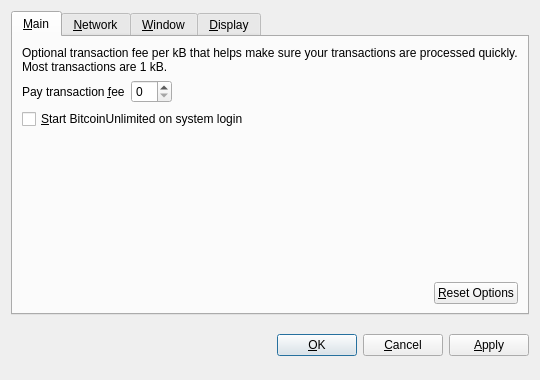
<?xml version="1.0" encoding="UTF-8"?>
<ui version="4.0">
 <class>OptionsDialog</class>
 <widget class="QDialog" name="OptionsDialog">
  <property name="geometry">
   <rect>
    <x>0</x>
    <y>0</y>
    <width>540</width>
    <height>380</height>
   </rect>
  </property>
  <property name="windowTitle">
   <string>Options</string>
  </property>
  <property name="modal">
   <bool>true</bool>
  </property>
  <layout class="QVBoxLayout" name="verticalLayout">
   <item>
    <widget class="QTabWidget" name="tabWidget">
     <property name="tabPosition">
      <enum>QTabWidget::North</enum>
     </property>
     <property name="currentIndex">
      <number>0</number>
     </property>
     <widget class="QWidget" name="tabMain">
      <attribute name="title">
       <string>&amp;Main</string>
      </attribute>
      <layout class="QVBoxLayout" name="verticalLayout_Main">
       <item>
        <widget class="QLabel" name="transactionFeeInfoLabel">
         <property name="text">
          <string>Optional transaction fee per kB that helps make sure your transactions are processed quickly. Most transactions are 1 kB.</string>
         </property>
         <property name="textFormat">
          <enum>Qt::PlainText</enum>
         </property>
         <property name="wordWrap">
          <bool>true</bool>
         </property>
        </widget>
       </item>
       <item>
        <layout class="QHBoxLayout" name="horizontalLayout_1_Main">
         <item>
          <widget class="QLabel" name="transactionFeeLabel">
           <property name="text">
            <string>Pay transaction &amp;fee</string>
           </property>
           <property name="textFormat">
            <enum>Qt::PlainText</enum>
           </property>
           <property name="buddy">
            <cstring>transactionFee</cstring>
           </property>
          </widget>
         </item>
         <item>
          <widget class="BitcoinAmountField" name="transactionFee"/>
         </item>
         <item>
          <spacer name="horizontalSpacer_1_Main">
           <property name="orientation">
            <enum>Qt::Horizontal</enum>
           </property>
           <property name="sizeHint" stdset="0">
            <size>
             <width>40</width>
             <height>20</height>
            </size>
           </property>
          </spacer>
         </item>
        </layout>
       </item>
       <item>
        <widget class="QCheckBox" name="bitcoinAtStartup">
         <property name="toolTip">
          <string>Automatically start BitcoinUnlimited after logging in to the system.</string>
         </property>
         <property name="text">
          <string>&amp;Start BitcoinUnlimited on system login</string>
         </property>
        </widget>
       </item>
       <item>
        <spacer name="verticalSpacer_Main">
         <property name="orientation">
          <enum>Qt::Vertical</enum>
         </property>
         <property name="sizeHint" stdset="0">
          <size>
           <width>20</width>
           <height>40</height>
          </size>
         </property>
        </spacer>
       </item>
       <item>
        <layout class="QHBoxLayout" name="horizontalLayout_2_Main">
         <item>
          <spacer name="horizontalSpacer_2_Main">
           <property name="orientation">
            <enum>Qt::Horizontal</enum>
           </property>
           <property name="sizeHint" stdset="0">
            <size>
             <width>40</width>
             <height>20</height>
            </size>
           </property>
          </spacer>
         </item>
         <item>
          <widget class="QPushButton" name="resetButton">
           <property name="toolTip">
            <string>Reset all client options to default.</string>
           </property>
           <property name="text">
            <string>&amp;Reset Options</string>
           </property>
           <property name="autoDefault">
            <bool>false</bool>
           </property>
          </widget>
         </item>
        </layout>
       </item>
      </layout>
     </widget>
     <widget class="QWidget" name="tabNetwork">
      <attribute name="title">
       <string>&amp;Network</string>
      </attribute>
      <layout class="QVBoxLayout" name="verticalLayout_Network">
       <item>
        <widget class="QCheckBox" name="mapPortUpnp">
         <property name="toolTip">
          <string>Automatically open the BitcoinUnlimited client port on the router. This only works when your router supports UPnP and it is enabled.</string>
         </property>
         <property name="text">
          <string>Map port using &amp;UPnP</string>
         </property>
        </widget>
       </item>
       <item>
        <widget class="QCheckBox" name="connectSocks">
         <property name="toolTip">
          <string>Connect to the BitcoinUnlimited network through a SOCKS proxy (e.g. when connecting through Tor).</string>
         </property>
         <property name="text">
          <string>&amp;Connect through SOCKS proxy:</string>
         </property>
        </widget>
       </item>
       <item>
        <layout class="QHBoxLayout" name="horizontalLayout_Network">
         <item>
          <widget class="QLabel" name="proxyIpLabel">
           <property name="text">
            <string>Proxy &amp;IP:</string>
           </property>
           <property name="textFormat">
            <enum>Qt::PlainText</enum>
           </property>
           <property name="buddy">
            <cstring>proxyIp</cstring>
           </property>
          </widget>
         </item>
         <item>
          <widget class="QValidatedLineEdit" name="proxyIp">
           <property name="maximumSize">
            <size>
             <width>140</width>
             <height>16777215</height>
            </size>
           </property>
           <property name="toolTip">
            <string>IP address of the proxy (e.g. 127.0.0.1)</string>
           </property>
          </widget>
         </item>
         <item>
          <widget class="QLabel" name="proxyPortLabel">
           <property name="text">
            <string>&amp;Port:</string>
           </property>
           <property name="textFormat">
            <enum>Qt::PlainText</enum>
           </property>
           <property name="buddy">
            <cstring>proxyPort</cstring>
           </property>
          </widget>
         </item>
         <item>
          <widget class="QLineEdit" name="proxyPort">
           <property name="maximumSize">
            <size>
             <width>55</width>
             <height>16777215</height>
            </size>
           </property>
           <property name="toolTip">
            <string>Port of the proxy (e.g. 9050)</string>
           </property>
          </widget>
         </item>
         <item>
          <widget class="QLabel" name="socksVersionLabel">
           <property name="text">
            <string>SOCKS &amp;Version:</string>
           </property>
           <property name="textFormat">
            <enum>Qt::PlainText</enum>
           </property>
           <property name="buddy">
            <cstring>socksVersion</cstring>
           </property>
          </widget>
         </item>
         <item>
          <widget class="QValueComboBox" name="socksVersion">
           <property name="toolTip">
            <string>SOCKS version of the proxy (e.g. 5)</string>
           </property>
          </widget>
         </item>
         <item>
          <spacer name="horizontalSpacer_Network">
           <property name="orientation">
            <enum>Qt::Horizontal</enum>
           </property>
           <property name="sizeHint" stdset="0">
            <size>
             <width>40</width>
             <height>20</height>
            </size>
           </property>
          </spacer>
         </item>
        </layout>
       </item>
       <item>
        <spacer name="verticalSpacer_Network">
         <property name="orientation">
          <enum>Qt::Vertical</enum>
         </property>
         <property name="sizeHint" stdset="0">
          <size>
           <width>20</width>
           <height>40</height>
          </size>
         </property>
        </spacer>
       </item>
      </layout>
     </widget>
     <widget class="QWidget" name="tabWindow">
      <attribute name="title">
       <string>&amp;Window</string>
      </attribute>
      <layout class="QVBoxLayout" name="verticalLayout_Window">
       <item>
        <widget class="QCheckBox" name="minimizeToTray">
         <property name="toolTip">
          <string>Show only a tray icon after minimizing the window.</string>
         </property>
         <property name="text">
          <string>&amp;Minimize to the tray instead of the taskbar</string>
         </property>
        </widget>
       </item>
       <item>
        <widget class="QCheckBox" name="minimizeOnClose">
         <property name="toolTip">
          <string>Minimize instead of exit the application when the window is closed. When this option is enabled, the application will be closed only after selecting Quit in the menu.</string>
         </property>
         <property name="text">
          <string>M&amp;inimize on close</string>
         </property>
        </widget>
       </item>
       <item>
        <spacer name="verticalSpacer_Window">
         <property name="orientation">
          <enum>Qt::Vertical</enum>
         </property>
         <property name="sizeHint" stdset="0">
          <size>
           <width>20</width>
           <height>40</height>
          </size>
         </property>
        </spacer>
       </item>
      </layout>
     </widget>
     <widget class="QWidget" name="tabDisplay">
      <attribute name="title">
       <string>&amp;Display</string>
      </attribute>
      <layout class="QVBoxLayout" name="verticalLayout_Display">
       <item>
        <layout class="QHBoxLayout" name="horizontalLayout_1_Display">
         <item>
          <widget class="QLabel" name="langLabel">
           <property name="text">
            <string>User Interface &amp;language:</string>
           </property>
           <property name="textFormat">
            <enum>Qt::PlainText</enum>
           </property>
           <property name="buddy">
            <cstring>lang</cstring>
           </property>
          </widget>
         </item>
         <item>
          <widget class="QValueComboBox" name="lang">
           <property name="toolTip">
            <string>The user interface language can be set here. This setting will take effect after restarting BitcoinUnlimited.</string>
           </property>
          </widget>
         </item>
        </layout>
       </item>
       <item>
        <layout class="QHBoxLayout" name="horizontalLayout_2_Display">
         <item>
          <widget class="QLabel" name="unitLabel">
           <property name="text">
            <string>&amp;Unit to show amounts in:</string>
           </property>
           <property name="textFormat">
            <enum>Qt::PlainText</enum>
           </property>
           <property name="buddy">
            <cstring>unit</cstring>
           </property>
          </widget>
         </item>
         <item>
          <widget class="QValueComboBox" name="unit">
           <property name="toolTip">
            <string>Choose the default subdivision unit to show in the interface and when sending coins.</string>
           </property>
          </widget>
         </item>
        </layout>
       </item>
       <item>
        <widget class="QCheckBox" name="displayAddresses">
         <property name="toolTip">
          <string>Whether to show BitcoinUnlimited addresses in the transaction list or not.</string>
         </property>
         <property name="text">
          <string>&amp;Display addresses in transaction list</string>
         </property>
        </widget>
       </item>
       <item>
        <spacer name="verticalSpacer_Display">
         <property name="orientation">
          <enum>Qt::Vertical</enum>
         </property>
         <property name="sizeHint" stdset="0">
          <size>
           <width>20</width>
           <height>40</height>
          </size>
         </property>
        </spacer>
       </item>
      </layout>
     </widget>
    </widget>
   </item>
   <item>
    <layout class="QHBoxLayout" name="horizontalLayout_Buttons">
     <item>
      <spacer name="horizontalSpacer_1">
       <property name="orientation">
        <enum>Qt::Horizontal</enum>
       </property>
       <property name="sizeHint" stdset="0">
        <size>
         <width>40</width>
         <height>48</height>
        </size>
       </property>
      </spacer>
     </item>
     <item>
      <widget class="QLabel" name="statusLabel">
       <property name="font">
        <font>
         <weight>75</weight>
         <bold>true</bold>
        </font>
       </property>
       <property name="text">
        <string/>
       </property>
       <property name="textFormat">
        <enum>Qt::PlainText</enum>
       </property>
       <property name="wordWrap">
        <bool>true</bool>
       </property>
      </widget>
     </item>
     <item>
      <spacer name="horizontalSpacer_2">
       <property name="orientation">
        <enum>Qt::Horizontal</enum>
       </property>
       <property name="sizeHint" stdset="0">
        <size>
         <width>40</width>
         <height>48</height>
        </size>
       </property>
      </spacer>
     </item>
     <item>
      <widget class="QPushButton" name="okButton">
       <property name="text">
        <string>&amp;OK</string>
       </property>
      </widget>
     </item>
     <item>
      <widget class="QPushButton" name="cancelButton">
       <property name="text">
        <string>&amp;Cancel</string>
       </property>
       <property name="autoDefault">
        <bool>false</bool>
       </property>
      </widget>
     </item>
     <item>
      <widget class="QPushButton" name="applyButton">
       <property name="text">
        <string>&amp;Apply</string>
       </property>
       <property name="autoDefault">
        <bool>false</bool>
       </property>
      </widget>
     </item>
    </layout>
   </item>
  </layout>
 </widget>
 <customwidgets>
  <customwidget>
   <class>BitcoinAmountField</class>
   <extends>QSpinBox</extends>
   <header>bitcoinamountfield.h</header>
  </customwidget>
  <customwidget>
   <class>QValueComboBox</class>
   <extends>QComboBox</extends>
   <header>qvaluecombobox.h</header>
  </customwidget>
  <customwidget>
   <class>QValidatedLineEdit</class>
   <extends>QLineEdit</extends>
   <header>qvalidatedlineedit.h</header>
  </customwidget>
 </customwidgets>
 <resources/>
 <connections/>
</ui>
